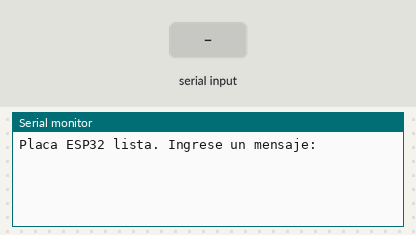
Recording of a sketch running on a simulated ESP32. Parts: the last lines printed to the serial monitor. The test bench sets the inputs (shaded band).

Above: at 1.2 s.
1.3 s: "1\n" received over Serial
At 2.5 s:
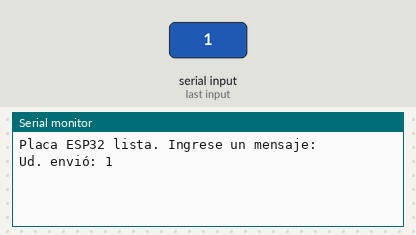
2.8 s: "0\n" received over Serial
At 3.8 s:
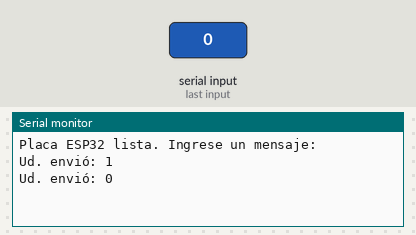
4.3 s: "2\n" received over Serial
At 4.9 s:
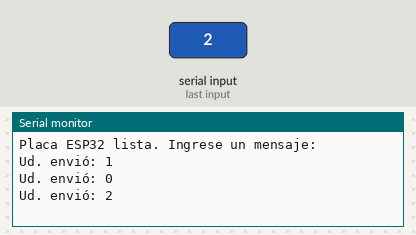

The sketch:

Puerto_Serial.ino
```cpp
String mensajeRecibido = "";  // Guardará el mensaje completo
void setup() {

  Serial.begin(115200);   // Inicia el puerto serial

  // Imprime mensaje inicial en el Monitor Serie
  Serial.println("Placa ESP32 lista. Ingrese un mensaje:");
}

void loop() {
  // Chequea si hay datos disponibles en el buffer serial
  while (Serial.available()) {
    char caracterNuevo = Serial.read();  // Lee cada caracter del buffer

    if (caracterNuevo == '\n') {  // Chequea si el usuario presionó Enter (new line)
      // Imprime mensaje
      Serial.print("Ud. envió: ");
      Serial.println(mensajeRecibido);

      // Libera el buffer
      mensajeRecibido = "";
    } else {
      // Agrega el caracter a la cadena de mensaje
      mensajeRecibido += caracterNuevo;
    }
  }
}
```

Measured:
- after the input at 1.3 s, the serial monitor: prints a new line at once (image 1)
- after the input at 2.8 s, the serial monitor: prints a new line at once (image 2)
- after the input at 4.3 s, the serial monitor: prints a new line at once (image 3)
